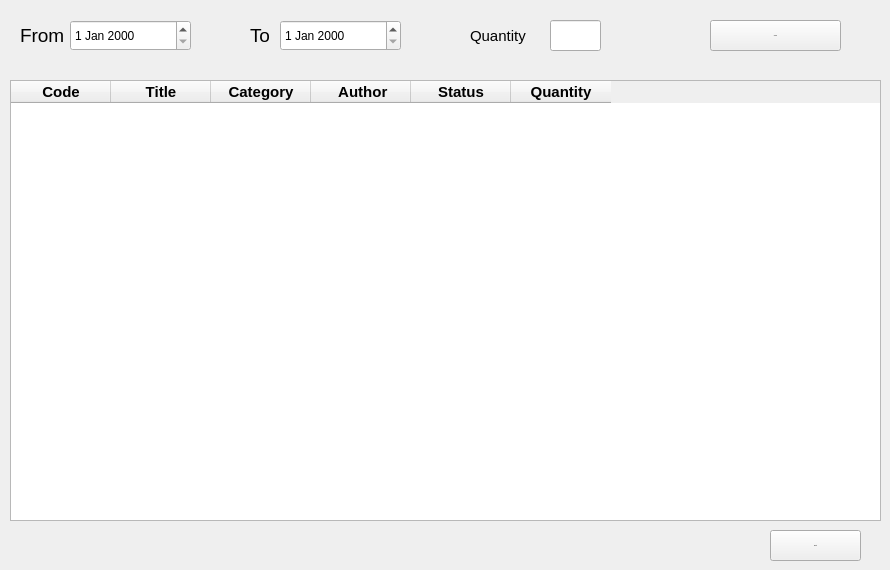
      <widget class="QWidget" name="tab_27">
       <attribute name="title">
        <string>Book Reports  </string>
       </attribute>
       <widget class="QTableWidget" name="tableWidget_9">
        <property name="geometry">
         <rect>
          <x>10</x>
          <y>80</y>
          <width>871</width>
          <height>441</height>
         </rect>
        </property>
        <property name="font">
         <font>
          <family>Segoe UI</family>
          <pointsize>12</pointsize>
          <weight>75</weight>
          <bold>true</bold>
         </font>
        </property>
        <column>
         <property name="text">
          <string>Code</string>
         </property>
         <property name="font">
          <font>
           <pointsize>11</pointsize>
          </font>
         </property>
        </column>
        <column>
         <property name="text">
          <string>Title</string>
         </property>
         <property name="font">
          <font>
           <pointsize>11</pointsize>
          </font>
         </property>
        </column>
        <column>
         <property name="text">
          <string>Category</string>
         </property>
         <property name="font">
          <font>
           <pointsize>11</pointsize>
          </font>
         </property>
        </column>
        <column>
         <property name="text">
          <string> Author</string>
         </property>
         <property name="font">
          <font>
           <pointsize>11</pointsize>
          </font>
         </property>
        </column>
        <column>
         <property name="text">
          <string>Status</string>
         </property>
         <property name="font">
          <font>
           <pointsize>11</pointsize>
          </font>
         </property>
        </column>
        <column>
         <property name="text">
          <string>Quantity</string>
         </property>
         <property name="font">
          <font>
           <pointsize>11</pointsize>
          </font>
         </property>
        </column>
       </widget>
       <widget class="QLabel" name="label_16">
        <property name="geometry">
         <rect>
          <x>20</x>
          <y>20</y>
          <width>51</width>
          <height>31</height>
         </rect>
        </property>
        <property name="font">
         <font>
          <family>Segoe UI</family>
          <pointsize>14</pointsize>
          <strikeout>false</strikeout>
         </font>
        </property>
        <property name="text">
         <string>From</string>
        </property>
       </widget>
       <widget class="QPushButton" name="pushButton_39">
        <property name="geometry">
         <rect>
          <x>710</x>
          <y>20</y>
          <width>131</width>
          <height>31</height>
         </rect>
        </property>
        <property name="font">
         <font>
          <family>Segoe UI</family>
          <pointsize>-1</pointsize>
          <weight>50</weight>
          <bold>false</bold>
         </font>
        </property>
        <property name="text">
         <string>Search</string>
        </property>
       </widget>
       <widget class="QDateEdit" name="dateEdit">
        <property name="geometry">
         <rect>
          <x>70</x>
          <y>20</y>
          <width>121</width>
          <height>31</height>
         </rect>
        </property>
       </widget>
       <widget class="QLabel" name="label_18">
        <property name="geometry">
         <rect>
          <x>250</x>
          <y>20</y>
          <width>31</width>
          <height>31</height>
         </rect>
        </property>
        <property name="font">
         <font>
          <family>Segoe UI</family>
          <pointsize>14</pointsize>
          <strikeout>false</strikeout>
         </font>
        </property>
        <property name="text">
         <string>To</string>
        </property>
       </widget>
       <widget class="QDateEdit" name="dateEdit_2">
        <property name="geometry">
         <rect>
          <x>280</x>
          <y>20</y>
          <width>121</width>
          <height>31</height>
         </rect>
        </property>
       </widget>
       <widget class="QLineEdit" name="lineEdit_20">
        <property name="geometry">
         <rect>
          <x>550</x>
          <y>20</y>
          <width>51</width>
          <height>31</height>
         </rect>
        </property>
        <property name="font">
         <font>
          <family>Segoe UI</family>
          <pointsize>12</pointsize>
         </font>
        </property>
        <property name="placeholderText">
         <string/>
        </property>
       </widget>
       <widget class="QLabel" name="label_6">
        <property name="geometry">
         <rect>
          <x>470</x>
          <y>20</y>
          <width>71</width>
          <height>31</height>
         </rect>
        </property>
        <property name="font">
         <font>
          <pointsize>11</pointsize>
         </font>
        </property>
        <property name="text">
         <string>Quantity</string>
        </property>
       </widget>
       <widget class="QPushButton" name="pushButton_57">
        <property name="geometry">
         <rect>
          <x>770</x>
          <y>530</y>
          <width>91</width>
          <height>31</height>
         </rect>
        </property>
        <property name="font">
         <font>
          <family>Segoe UI</family>
          <pointsize>-1</pointsize>
          <weight>50</weight>
          <bold>false</bold>
         </font>
        </property>
        <property name="text">
         <string>Export</string>
        </property>
       </widget>
      </widget>
